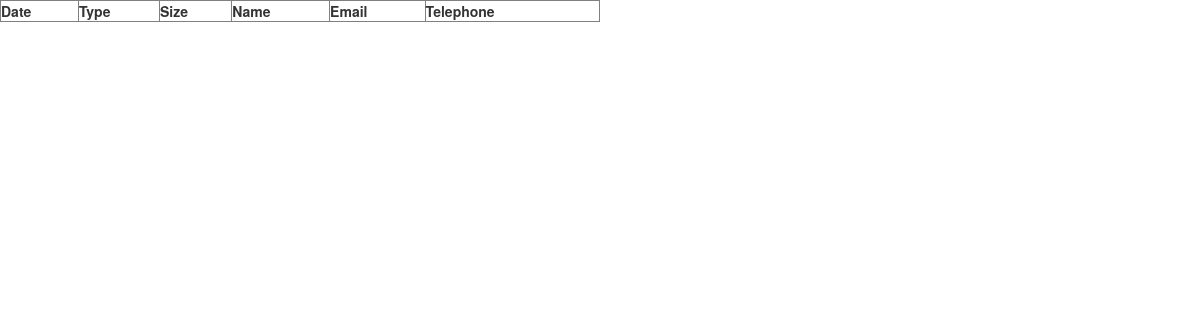
The page /orders on the database as committed earlier.
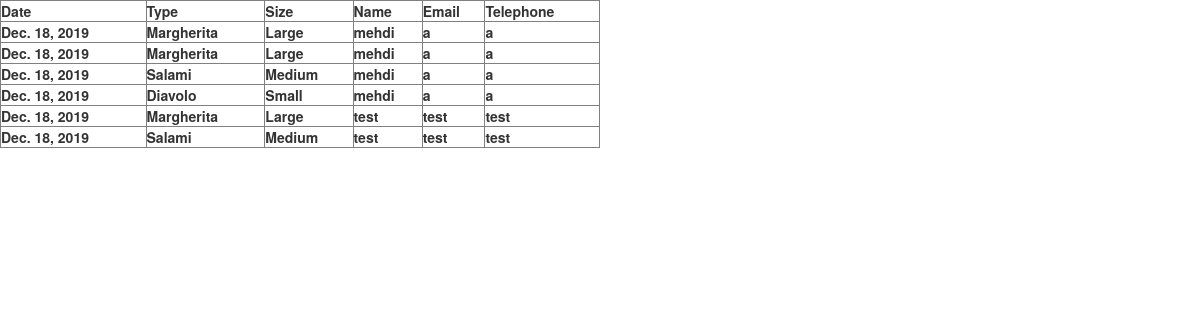
The same page on the database as committed later.
### webapp/models.py (models this page shows)
class Order(models.Model):
    date = models.DateField(default=timezone.now)
    pizza = models.ForeignKey(Pizza, related_name='order_pizza', blank=False, on_delete=models.CASCADE)
    customer = models.ForeignKey(Customer, related_name='order_customer', blank=False, on_delete=models.CASCADE)
    size = models.CharField(max_length=200)

class Pizza(models.Model):
    type = models.CharField(max_length=200)

class Customer(models.Model):
    username = models.CharField(max_length=200)
    name = models.CharField(max_length=200)
    email = models.CharField(max_length=200)
    telephone = models.CharField(max_length=200)

### webapp/views.py (the view)
# urls.py: path('orders', orders, name="orders")
def orders(request, mine=None):
    if mine:
        context['orders'] = context['current_user'].order_customer.all().order_by('date')
    else:
        context['orders'] = Order.objects.all()
    return render(request, 'webapp/my_orders.html', context)

### webapp/templates/webapp/my_orders.html
{% extends 'webapp/base.html' %}
{% block content %}
    <table border="1" style="width: 50%">
        <tr>
            <th>Date</th>
            <th>Type</th>
            <th>Size</th>
            <th>Name</th>
            <th>Email</th>
            <th>Telephone</th>
        </tr>
        {% for order in orders %}
            <tr>
                <th>{{order.date}}</th>
                <th>{{order.pizza.type}}</th>
                <th>{{order.size}}</th>
                <th>{{order.customer.name}}</th>
                <th>{{order.customer.email}}</th>
                <th>{{order.customer.telephone}}</th>
            </tr>
        {% endfor %}
    </table>
{% endblock %}

### webapp/templates/webapp/base.html (shortened to what this page needs)
<!DOCTYPE html>
{% load static %}
<html lang="en">
<head>
    <link rel="stylesheet" href="{% static 'bootstrap/css/bootstrap.css' %}">
</head>
<body>
    {% block content %}
    {% endblock %}
</body>
</html>

Rows that differ between the two databases and show on the page:
added Order: date "Dec. 18, 2019", pizza.type "Margherita", size "Large", customer.name "mehdi", customer.email "a", customer.telephone "a"
added Order: date "Dec. 18, 2019", pizza.type "Margherita", size "Large", customer.name "mehdi", customer.email "a", customer.telephone "a"
added Order: date "Dec. 18, 2019", pizza.type "Salami", size "Medium", customer.name "mehdi", customer.email "a", customer.telephone "a"
added Order: date "Dec. 18, 2019", pizza.type "Diavolo", size "Small", customer.name "mehdi", customer.email "a", customer.telephone "a"
added Order: date "Dec. 18, 2019", pizza.type "Margherita", size "Large", customer.name "test", customer.email "test", customer.telephone "test"
added Order: date "Dec. 18, 2019", pizza.type "Salami", size "Medium", customer.name "test", customer.email "test", customer.telephone "test"
